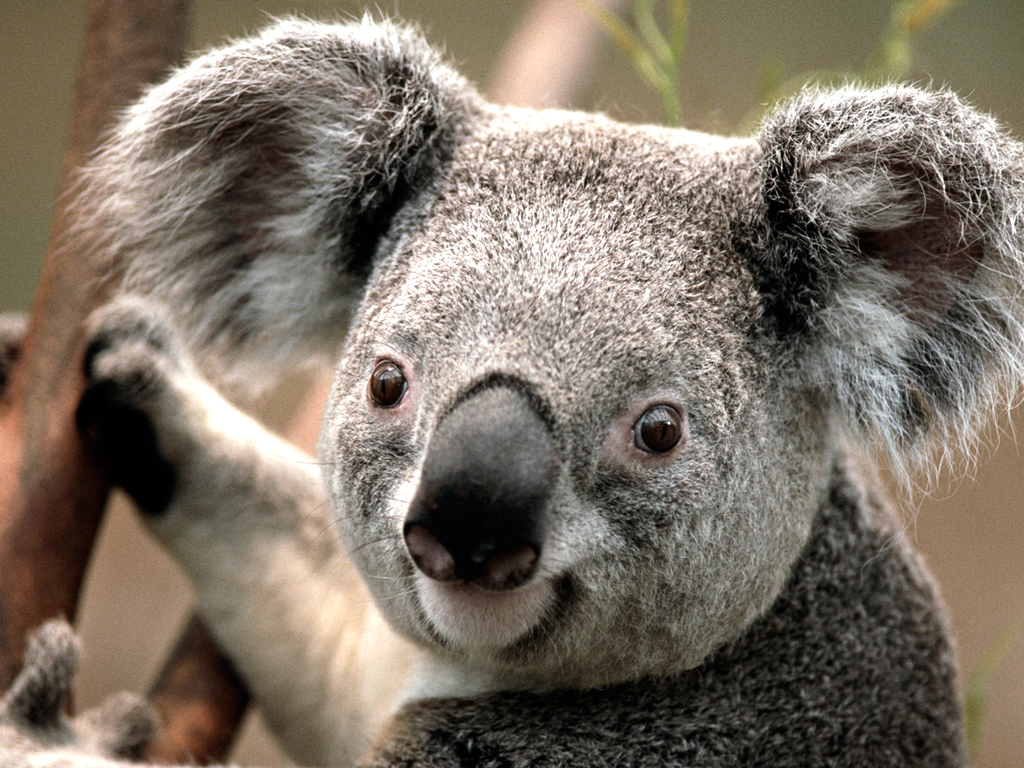
#> input picture opencv3/data/koala.jpg, 1024 x 768 px
$ python canny.py
#> lines starting #> are read from the running program, lines starting #| are printed output that depends on the picture
'''
@author: xusheng
'''

import cv2
import os

if __name__ == '__main__':
    img = cv2.imread(os.path.join('..', 'data', 'koala.jpg'), 0)
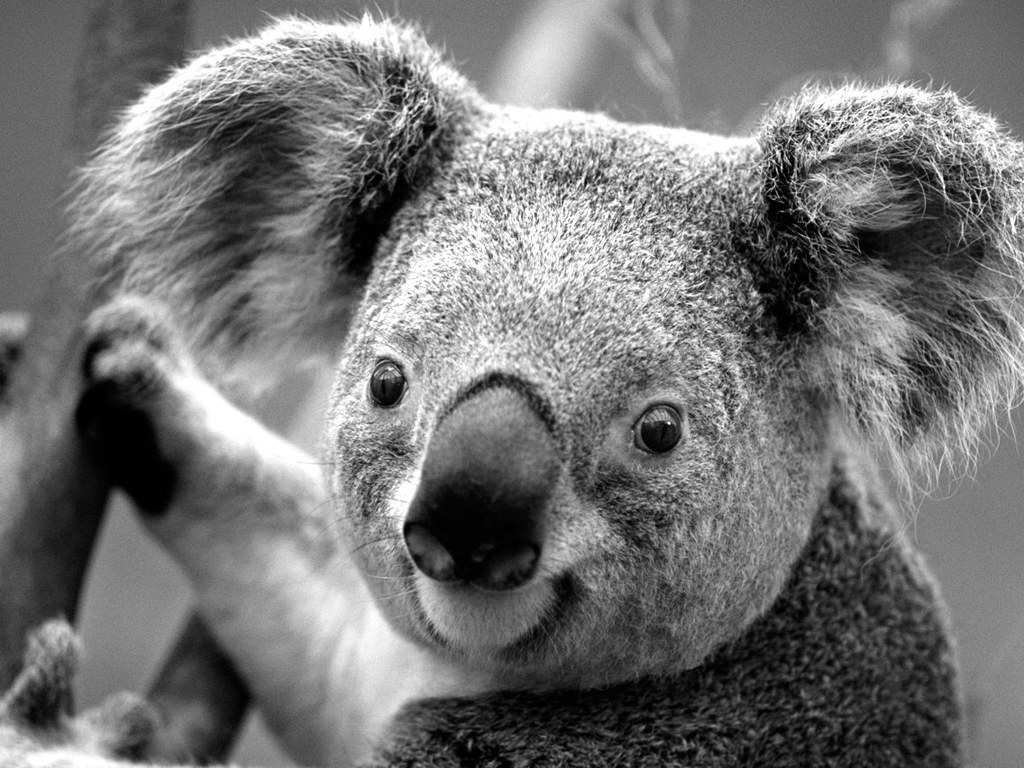
#> img: shape (768, 1024); min 0, max 255, mean 116.5
    img = cv2.Canny(img, 200, 300)
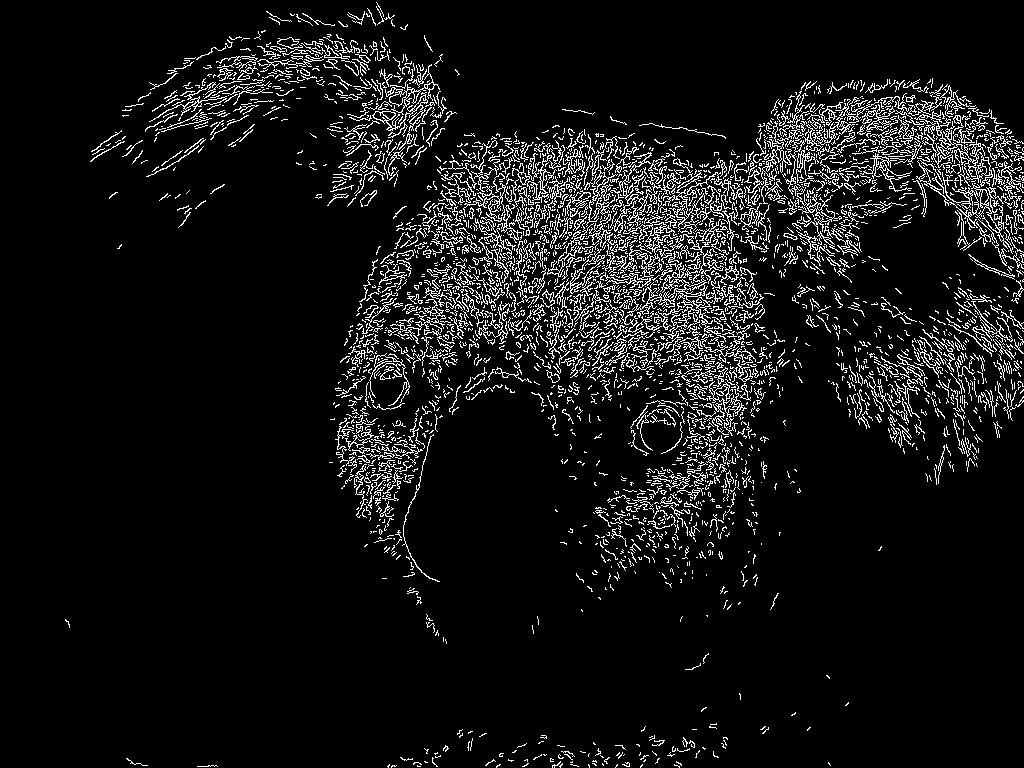
#> img: shape (768, 1024); 7.6% white in thin lines or dots
    channels = cv2.split(img)
    for channel in channels:
        channel[:] = 255 - channel
#> this loop made 1 pass
    cv2.merge(channels, img)
    cv2.imwrite('koala_canny.jpg', img)
    cv2.imshow('canny', cv2.imread('koala_canny.jpg'))
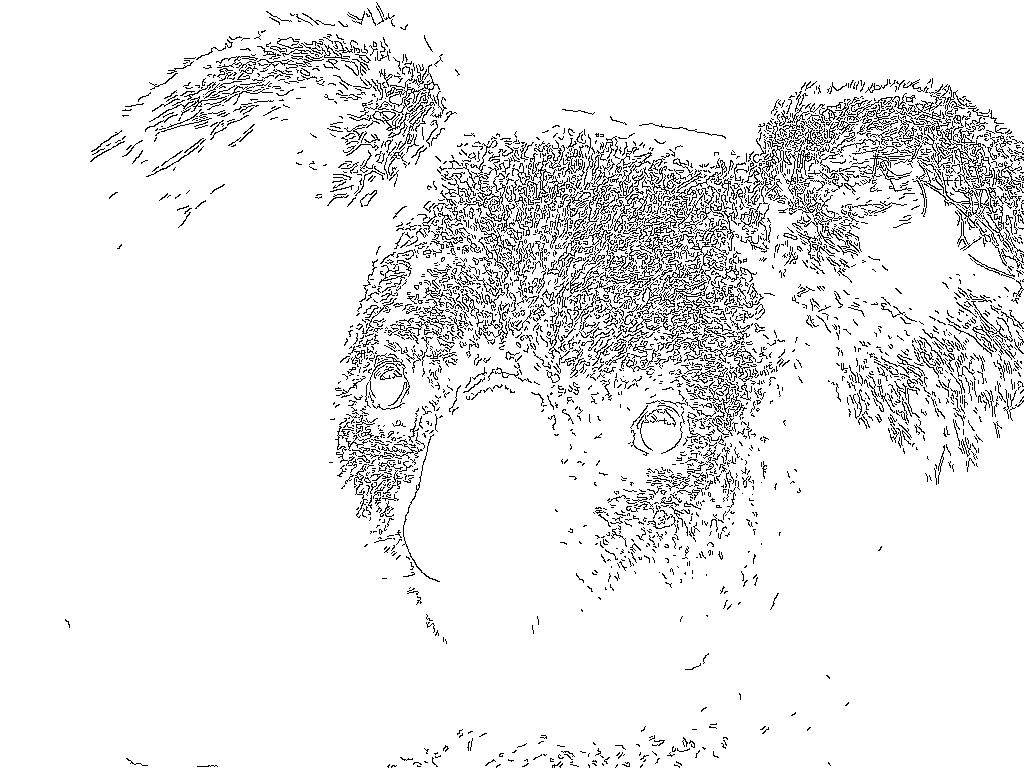
#> window 'canny': shape (768, 1024, 3); min 0, max 255, mean 235.4

    cv2.waitKey()
    cv2.destroyAllWindows()

# [8 lines of commented-out code are left out]
